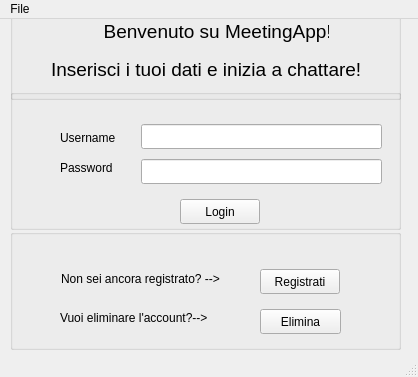
<?xml version="1.0" encoding="UTF-8"?>
<ui version="4.0">
 <class>MainWindow</class>
 <widget class="QMainWindow" name="MainWindow">
  <property name="geometry">
   <rect>
    <x>0</x>
    <y>0</y>
    <width>418</width>
    <height>377</height>
   </rect>
  </property>
  <property name="windowTitle">
   <string>Meeting App</string>
  </property>
  <widget class="QWidget" name="centralWidget">
   <widget class="QGroupBox" name="groupBox">
    <property name="enabled">
     <bool>true</bool>
    </property>
    <property name="geometry">
     <rect>
      <x>10</x>
      <y>-20</y>
      <width>391</width>
      <height>101</height>
     </rect>
    </property>
    <property name="title">
     <string>GroupBox</string>
    </property>
    <widget class="QLabel" name="label">
     <property name="geometry">
      <rect>
       <x>41</x>
       <y>21</y>
       <width>278</width>
       <height>22</height>
      </rect>
     </property>
     <property name="font">
      <font>
       <pointsize>14</pointsize>
      </font>
     </property>
     <property name="frameShadow">
      <enum>QFrame::Plain</enum>
     </property>
     <property name="text">
      <string>          Benvenuto su MeetingApp!</string>
     </property>
    </widget>
    <widget class="QLabel" name="label_2">
     <property name="geometry">
      <rect>
       <x>41</x>
       <y>59</y>
       <width>316</width>
       <height>22</height>
      </rect>
     </property>
     <property name="font">
      <font>
       <pointsize>14</pointsize>
      </font>
     </property>
     <property name="text">
      <string>Inserisci i tuoi dati e inizia a chattare!</string>
     </property>
    </widget>
   </widget>
   <widget class="QGroupBox" name="groupBox_2">
    <property name="enabled">
     <bool>true</bool>
    </property>
    <property name="geometry">
     <rect>
      <x>10</x>
      <y>70</y>
      <width>391</width>
      <height>141</height>
     </rect>
    </property>
    <property name="title">
     <string/>
    </property>
    <widget class="QLineEdit" name="username">
     <property name="geometry">
      <rect>
       <x>131</x>
       <y>35</y>
       <width>241</width>
       <height>25</height>
      </rect>
     </property>
    </widget>
    <widget class="QLineEdit" name="password">
     <property name="geometry">
      <rect>
       <x>131</x>
       <y>70</y>
       <width>241</width>
       <height>25</height>
      </rect>
     </property>
     <property name="inputMethodHints">
      <set>Qt::ImhHiddenText|Qt::ImhNoAutoUppercase|Qt::ImhNoPredictiveText|Qt::ImhSensitiveData</set>
     </property>
     <property name="echoMode">
      <enum>QLineEdit::Password</enum>
     </property>
    </widget>
    <widget class="QPushButton" name="loginButton">
     <property name="geometry">
      <rect>
       <x>170</x>
       <y>110</y>
       <width>80</width>
       <height>25</height>
      </rect>
     </property>
     <property name="text">
      <string>Login</string>
     </property>
    </widget>
    <widget class="QLabel" name="label_3">
     <property name="geometry">
      <rect>
       <x>50</x>
       <y>40</y>
       <width>69</width>
       <height>17</height>
      </rect>
     </property>
     <property name="text">
      <string>Username</string>
     </property>
    </widget>
    <widget class="QLabel" name="label_4">
     <property name="geometry">
      <rect>
       <x>50</x>
       <y>70</y>
       <width>65</width>
       <height>17</height>
      </rect>
     </property>
     <property name="text">
      <string>Password</string>
     </property>
    </widget>
   </widget>
   <widget class="QGroupBox" name="groupBox_3">
    <property name="enabled">
     <bool>true</bool>
    </property>
    <property name="geometry">
     <rect>
      <x>10</x>
      <y>210</y>
      <width>391</width>
      <height>121</height>
     </rect>
    </property>
    <property name="title">
     <string/>
    </property>
    <widget class="QLabel" name="label_5">
     <property name="geometry">
      <rect>
       <x>51</x>
       <y>41</y>
       <width>198</width>
       <height>17</height>
      </rect>
     </property>
     <property name="text">
      <string>Non sei ancora registrato? --&gt;</string>
     </property>
    </widget>
    <widget class="QPushButton" name="registerButton">
     <property name="geometry">
      <rect>
       <x>250</x>
       <y>40</y>
       <width>80</width>
       <height>25</height>
      </rect>
     </property>
     <property name="text">
      <string>Registrati</string>
     </property>
    </widget>
    <widget class="QLabel" name="label_6">
     <property name="geometry">
      <rect>
       <x>50</x>
       <y>80</y>
       <width>198</width>
       <height>17</height>
      </rect>
     </property>
     <property name="text">
      <string>Vuoi eliminare l'account?--&gt;</string>
     </property>
    </widget>
    <widget class="QPushButton" name="deleteButton">
     <property name="geometry">
      <rect>
       <x>250</x>
       <y>80</y>
       <width>81</width>
       <height>25</height>
      </rect>
     </property>
     <property name="text">
      <string>Elimina</string>
     </property>
    </widget>
   </widget>
  </widget>
  <widget class="QMenuBar" name="menuBar">
   <property name="geometry">
    <rect>
     <x>0</x>
     <y>0</y>
     <width>418</width>
     <height>22</height>
    </rect>
   </property>
   <widget class="QMenu" name="menuFile">
    <property name="title">
     <string>File</string>
    </property>
    <addaction name="actionExit"/>
   </widget>
   <addaction name="menuFile"/>
  </widget>
  <widget class="QStatusBar" name="statusBar"/>
  <action name="actionExit">
   <property name="text">
    <string>Exit</string>
   </property>
  </action>
 </widget>
 <layoutdefault spacing="6" margin="11"/>
 <resources/>
 <connections/>
</ui>
